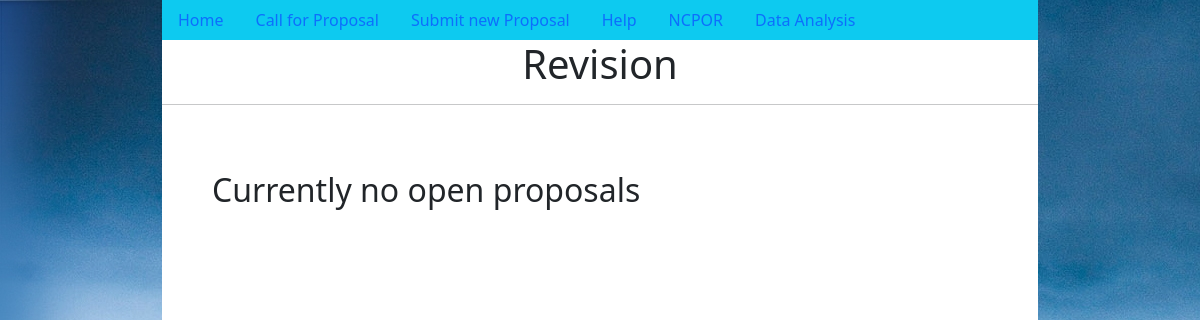
The page /review/ (signed in) on the database as committed earlier.
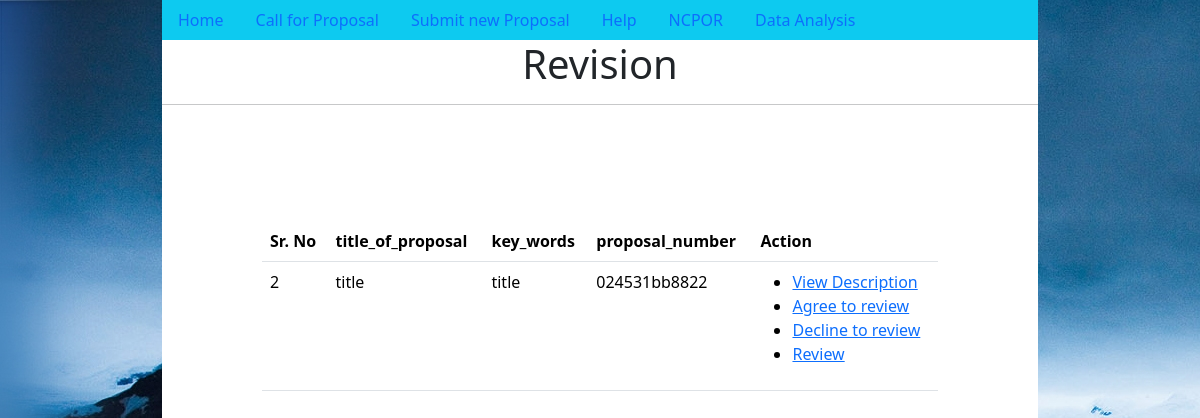
The same page on the database as committed later.
### proposals/models.py (models this page shows)
class Details(models.Model):
    DISCIPLINE_CHOICES = (
        ("Atmospheric Science", "Atmospheric Science"),
        ("Oceanography", "Oceanography"),
        ("Geology and Palosciences", "Geology and Palosciences"),
        ("Glaciology and Remote Sensing", "Glaciology and Remote Sensing"),
        ("Environmental Science", "Environmental Science"),
        ("Biology", "Biology"),
        ("Other", "Other"),
    )
    FRESHNESS_CHOICE = (("Ongoing", "Ongoing"), ("New", "New"))
    proposal_number = models.CharField(max_length=12, null=True, blank=True)
    email = models.EmailField()
    title_of_proposal = models.CharField(
        max_length=50, null=False, unique=True, primary_key=True
    )
    major_discipline = models.CharField(
        max_length=30, choices=DISCIPLINE_CHOICES, null=False
    )
    sub_theme = models.CharField(max_length=20, null=False)
    key_words = models.CharField(max_length=50)
    freshness = models.CharField(
        max_length=10, choices=FRESHNESS_CHOICE, null=False, name="Ongoing/New"
    )
    brief_description = models.TextField(max_length=250)
    GENDER_CHOICES = (
        ("M", "Male"),
        ("F", "Female"),
        ("O", "Other"),
    )
    for i in range(1, 10 + 1):
        exec(
            f"""
pi_{i}_title = models.CharField(max_length=50, null=True, blank=True)
pi_{i}_name = models.CharField(max_length=50, null=True, blank=True)
pi_{i}_gender = models.CharField(max_length = 1,choices = GENDER_CHOICES, null=True,  blank=True)
pi_{i}_designation = models.CharField(max_length=50, null=True, blank=True)
pi_{i}_institute = models.CharField(max_length=50, null=True, blank=True)
pi_{i}_address = models.TextField(null=True, blank=True)
pi_{i}_mobile = PhoneNumberField(null=True, blank=True)
pi_{i}_email = models.EmailField(null=True, blank=True)
"""
        )

### review/views.py (the view, shortened to what this page needs)
# urls.py: path('', views.revision),
@login_required
def revision(request, proposal_number: str = None):
    description = description_head = None
    output = list(Details.objects.filter(email=request.user.email).values())
    output = pd.DataFrame(output)
    output = output[["title_of_proposal", "key_words", "proposal_number"]]
    output = output[~output["proposal_number"].isin(Revisers.objects.values_list("proposal_number", flat=True))]
    output.index += 1
    heads = ["Sr. No"] + list(output.columns)
    output = list(output.itertuples(index=True))
    return render(
        request=request,
        template_name="revision.html",
        context={
            "output": output,
            "heads": heads,
            "description": description,
            "description_head": description_head,
        },
    )

### review/templates/revision.html (shortened to what this page needs)
{% extends 'base.html' %}
{% block head %}Revision{% endblock %}
{% block content %}
    <div style="width: 100%; margin: auto; padding: 50px;">
        {% if output %}
        <div style="width: 100%; margin: auto; padding: 50px;">
            <div class="table-responsive">
                <table class="table">
                        <thead>
                            <tr>
                                {% for row in heads %}
                                    <th>{{ row }}</th>
                                {% endfor %}
                                <th>Action</th>
                            </tr>
                        </thead>
                        {% for row in output %}
                        <tbody>
                            <tr>
                                {% for value in row %}
                                        <td>{{ value }}</td>
                                {% endfor %}
                                <td>
                                    <ul>
                                        <li><a href="/review/{{ row.proposal_number }}">View Description</a></li>
                                        <li><a href="/review/agree/{{ row.proposal_number }}">Agree to review</a></li>
                                        <li><a href="/review/decline/{{ row.proposal_number }}">Decline to review</a></li>
                                        <li><a href="#">Review</a></li>
                                    </ul>
                                </td>
                            </tr>
                        </tbody>
                    {% endfor %}
                </table>
                </div>
            </div>
        </div>
        {% else %}
        <h2>Currently no open proposals</h2>
        {% endif %}
{% endblock %}

Rows that differ between the two databases and show on the page:
added Details: row "title" "title" "024531bb8822"
Other text that changed with them:
new list line: "Sr. No"
new list line: "title_of_proposal"
new list line: "key_words"
new list line: "proposal_number"
text no longer shown: "Currently no open proposals"
text now shown: "Action"
new list line: "2 View Description Agree to review Decline to review Review"
